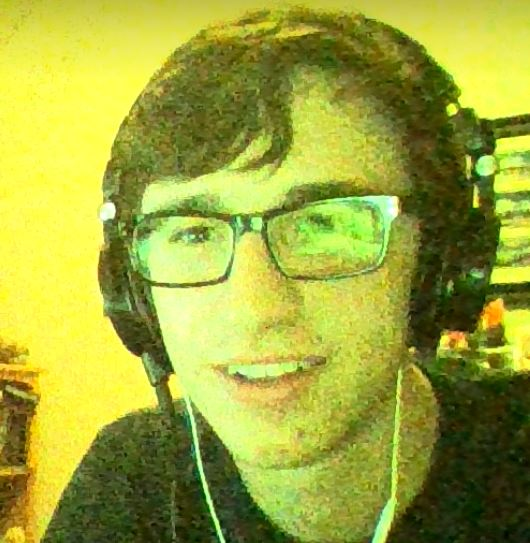
//> input picture Eric/test.JPG, 530 x 543 px, given in place of the camera
$ ./lineDetection   (built with g++ and OpenCV 4)
//> lines starting //> are read from the running program, lines starting //| are printed output that depends on the picture; after the words box and inside, x2 and y2 are one past the last pixel; in counts of white or black regions, pixels touching at a corner belong together
// lineDetection.cpp : Defines the entry point for the console application.
//

#include "stdafx.h"
#include <iostream>
#include <opencv2\highgui\highgui.hpp>
#include <opencv2\imgproc\imgproc.hpp>

using namespace cv;
using namespace std;

int main()
{
	Mat cameraFeed;
	Mat dst, cdst;
	VideoCapture capture;
	capture.open(0);

	while (1)
	{
		capture.read(cameraFeed);
//> cameraFeed is the input picture: 543 rows x 530 cols, CV_8UC3; mean B, G, R 58.7, 167.1, 158.9
		Canny(cameraFeed, dst, 50, 200, 3);
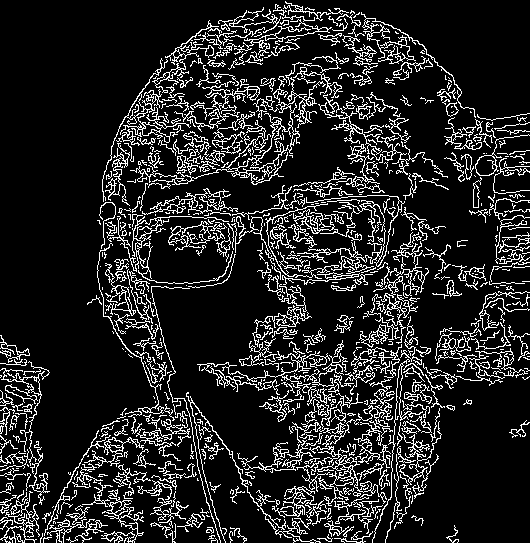
//> dst: 543 rows x 530 cols, CV_8UC1; 14.3% white in thin lines or dots
		cvtColor(dst, cdst, CV_GRAY2BGR);
//> cdst: 543 rows x 530 cols, CV_8UC3; 14.3% white in thin lines or dots

		vector<Vec4i> lines;
		HoughLinesP(dst, lines, 1, CV_PI / 180, 30, 50, 20);
//> lines = 898 lines (x1, y1, x2, y2), first 8: [73, 472, 174, 371], [354, 12, 398, 523], [171, 244, 390, 25], [240, 476, 337, 440], [56, 542, 219, 437], [57, 536, 118, 475], [272, 14, 287, 155], [274, 411, 341, 344]
		for (size_t i = 0; i < lines.size(); i++)
		{
			Vec4i l = lines[i];
			line(cdst, Point(l[0], l[1]), Point(l[2], l[3]), Scalar(0, 0, 255), 3, CV_AA);
		}
//> this loop made 898 passes
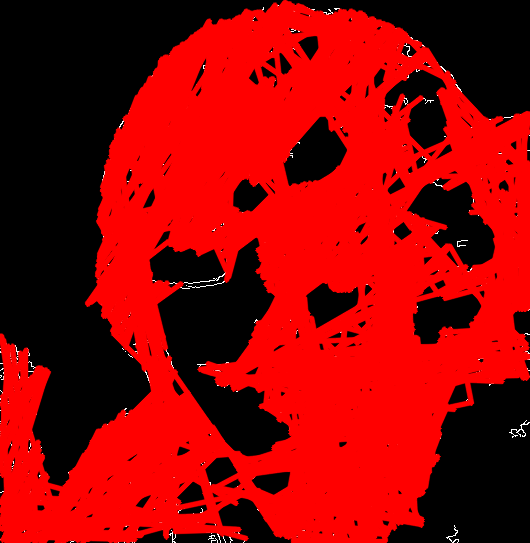
//> cdst: 543 rows x 530 cols, CV_8UC3; mean B, G, R 0.8, 0.8, 148.6

		cout << lines.size() << endl;
//| 898
		imshow("source", cameraFeed);
		imshow("detected lines", cdst);

		waitKey(30);
	}
    return 0;
}
